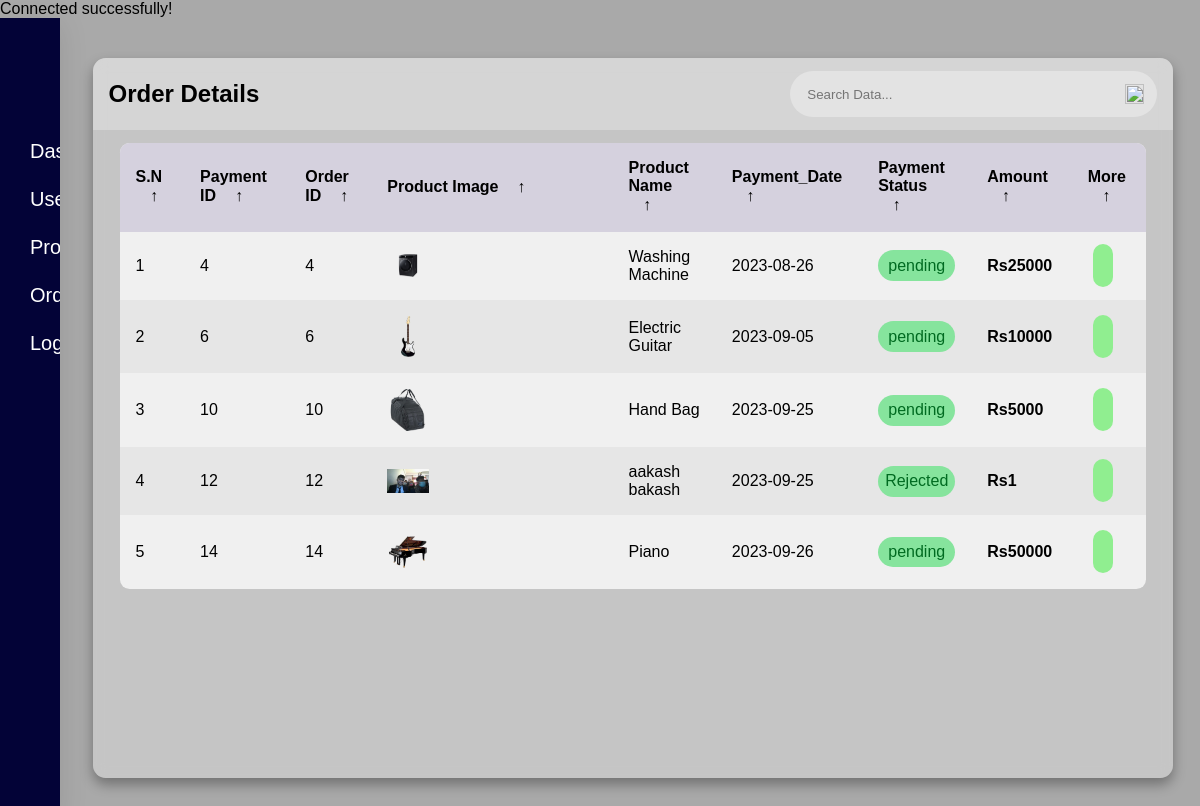
/paymentmanage.php (signed in), run on an earlier commit of the app's database.
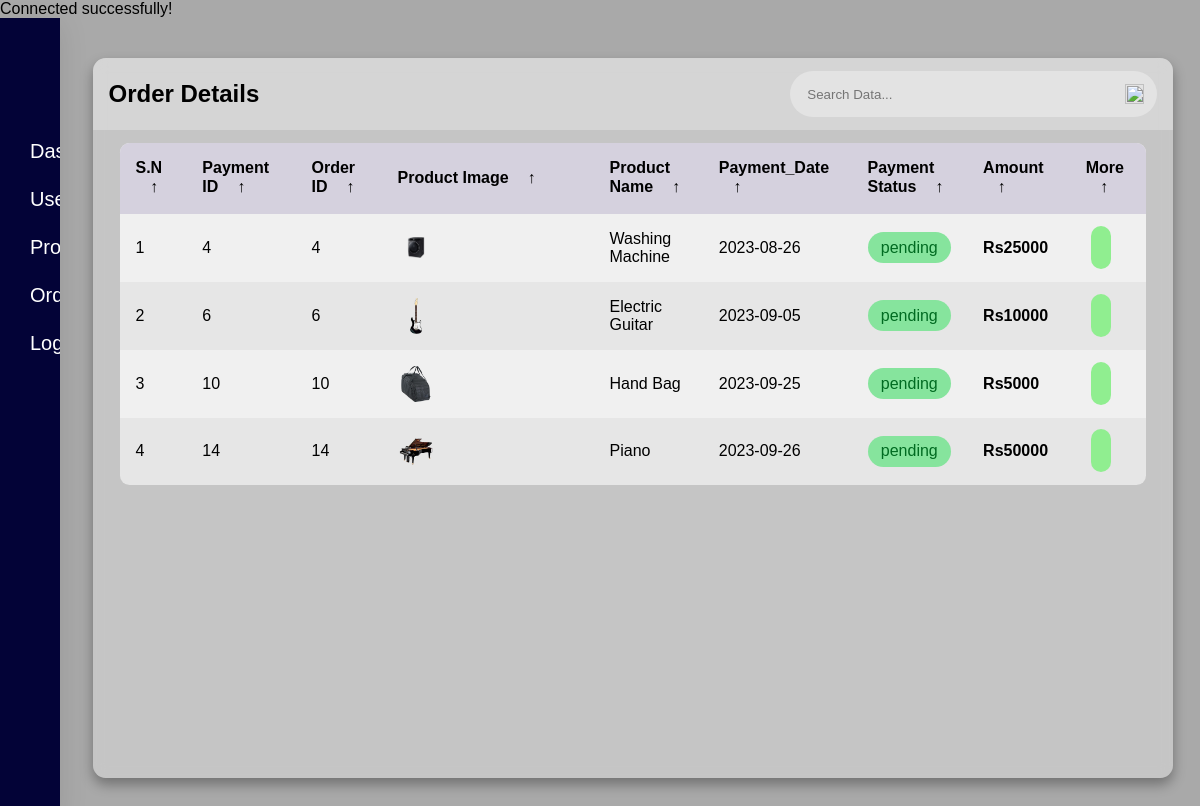
And on a later commit of the database.
### tables this page shows
CREATE TABLE `paymenttable` (
  `payment_id` int(11) NOT NULL,
  `order_id` int(11) NOT NULL,
  `payment_status` varchar(100) NOT NULL DEFAULT 'pending',
  `Product_id` int(11) NOT NULL
);

CREATE TABLE `productdetails` (
  `Product_id` int(11) NOT NULL,
  `user_id` int(11) NOT NULL,
  `product_name` varchar(100) NOT NULL,
  `category_name` varchar(100) NOT NULL,
  `product_price` varchar(500) NOT NULL,
  `product_image` varchar(300) NOT NULL,
  `product_age` varchar(10) NOT NULL,
  `product_bio` varchar(500) NOT NULL,
  `sell_status` varchar(100) NOT NULL DEFAULT 'pending',
  `display_home` int(1) NOT NULL DEFAULT 1
);

CREATE TABLE `ordertable` (
  `order_id` int(11) NOT NULL,
  `Product_id` int(11) NOT NULL,
  `order_date` varchar(100) NOT NULL,
  `payment_status` varchar(11) NOT NULL DEFAULT 'pending',
  `user_id` int(11) NOT NULL,
  `customer_id` int(11) NOT NULL
);

### paymentmanage.php (the view, shortened to what this page needs)
<?php
include('php/connector.php');
?>
<!DOCTYPE html>
<html lang="en">
<head>
    <link rel="stylesheet" href="css/orderlist.css">
    <link rel="stylesheet" href="view/app/usermenu.css">
</head>
<body>
    <div class="adminmain-container" style="max-width:100%;">
        <div class="menudiv"><?php include("view/app/adminmenu.php") ?></div>
        <div class="dashdiv">
            <main class="table">
                <section class="table__header">
                    <h1>Order Details</h1>
                    <div class="input-group">
                        <input type="search" placeholder="Search Data...">
                        <img src="images/search.png" alt="">
                    </div>
                </section>
                <section class="table__body">
                    <table>
                        <thead>
                            <?php $sn=1 ?>
                            <tr>
                                <th>S.N <span class="icon-arrow">&UpArrow;</span></th>
                                <th>Payment ID <span class="icon-arrow">&UpArrow;</span></th>
                                <th> Order ID <span class="icon-arrow">&UpArrow;</span></th>
                                <th> Product Image <span class="icon-arrow">&UpArrow;</span></th>
                                <th> Product Name <span class="icon-arrow">&UpArrow;</span></th>
                                <th> Payment_Date <span class="icon-arrow">&UpArrow;</span></th>
                                <th> Payment Status <span class="icon-arrow">&UpArrow;</span></th>
                                <th> Amount <span class="icon-arrow">&UpArrow;</span></th>
                                <th> More<span class="icon-arrow">&UpArrow;</span></th>
                            </tr>
                        </thead>
                        <tbody>
                            <?php
                            $sql = "SELECT * FROM  ordertable od JOIN productdetails pd ON od.Product_id=pd.Product_id JOIN paymenttable pt ON pd.Product_id=pt.Product_id";
                            $r = mysqli_query($con, $sql);
                            while ($data = mysqli_fetch_assoc($r)) {
                            ?>
                                <tr>
                                    <td> <?php echo $sn ?> </td>
                                    <td> <?php echo $data['payment_id'] ?> </td>
                                    <td> <?php echo $data['order_id'] ?> </td>
                                    <td> <img src="<?php echo $data['product_image'] ?>" alt=""></td>
                                    <td> <?php echo $data['product_name'] ?></td>
                                    <td> <?php echo $data['order_date'] ?> </td>
                                    <td>
                                        <p class="status delivered"><?php echo $data['payment_status'] ?></p>
                                    </td>
                                    <td> <strong> Rs<?php echo $data['product_price'] ?> </strong></td>
                                    <?php
                                    $order_id = $data['order_id'];
                                    ?>
                                    <td>
                                        <a class="view" href="productcard_order.php?orderid= <?php echo $order_id ?>"><ion-icon name="eye-outline"></ion-icon></a>
                                    </td>
                                </tr>
                                <?php $sn++ ?>
                            <?php } ?>
                        </tbody>
                    </table>
                </section>
            </main>
        </div>
    </div>
</body>
</html>

What changed in the data, as far as the page shows it:
removed paymenttable: payment_id "12", order "12", Product.product_image (picture), Product.product_name "aakash bakash", order.order_date "2023-09-25", payment_status "Rejected", Product.product_price "1"
